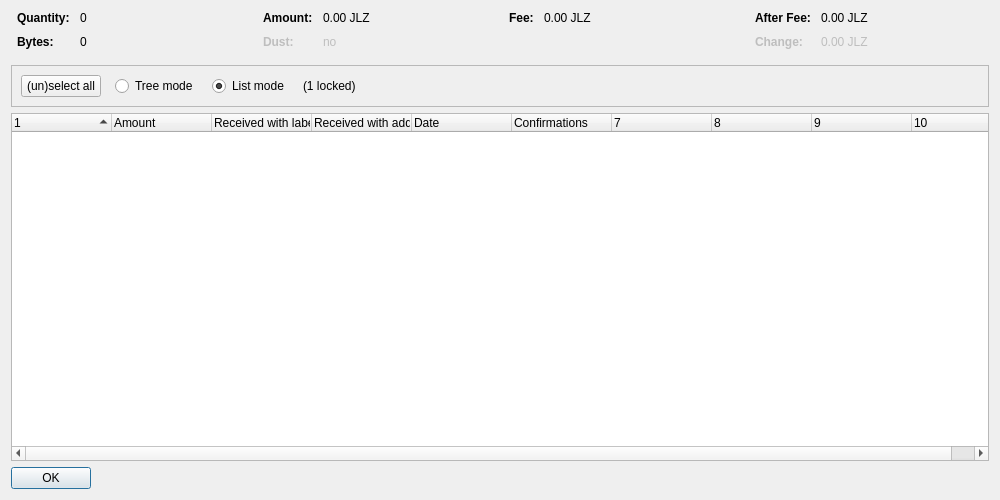
<?xml version="1.0" encoding="UTF-8"?>
<ui version="4.0">
 <class>CoinControlDialog</class>
 <widget class="QDialog" name="CoinControlDialog">
  <property name="geometry">
   <rect>
    <x>0</x>
    <y>0</y>
    <width>1000</width>
    <height>500</height>
   </rect>
  </property>
  <property name="windowTitle">
   <string>Coin Selection</string>
  </property>
  <layout class="QVBoxLayout" name="verticalLayout">
   <item>
    <layout class="QHBoxLayout" name="horizontalLayoutTop" stretch="0,0,0,0">
     <property name="topMargin">
      <number>0</number>
     </property>
     <property name="bottomMargin">
      <number>10</number>
     </property>
     <item>
      <layout class="QFormLayout" name="formLayoutCoinControl1">
       <property name="horizontalSpacing">
        <number>10</number>
       </property>
       <property name="verticalSpacing">
        <number>10</number>
       </property>
       <property name="leftMargin">
        <number>6</number>
       </property>
       <property name="rightMargin">
        <number>6</number>
       </property>
       <item row="0" column="0">
        <widget class="QLabel" name="labelCoinControlQuantityText">
         <property name="font">
          <font>
           <weight>75</weight>
           <bold>true</bold>
          </font>
         </property>
         <property name="text">
          <string>Quantity:</string>
         </property>
        </widget>
       </item>
       <item row="0" column="1">
        <widget class="QLabel" name="labelCoinControlQuantity">
         <property name="cursor">
          <cursorShape>IBeamCursor</cursorShape>
         </property>
         <property name="contextMenuPolicy">
          <enum>Qt::ActionsContextMenu</enum>
         </property>
         <property name="text">
          <string notr="true">0</string>
         </property>
         <property name="textInteractionFlags">
          <set>Qt::LinksAccessibleByMouse|Qt::TextSelectableByKeyboard|Qt::TextSelectableByMouse</set>
         </property>
        </widget>
       </item>
       <item row="1" column="0">
        <widget class="QLabel" name="labelCoinControlBytesText">
         <property name="font">
          <font>
           <weight>75</weight>
           <bold>true</bold>
          </font>
         </property>
         <property name="text">
          <string>Bytes:</string>
         </property>
        </widget>
       </item>
       <item row="1" column="1">
        <widget class="QLabel" name="labelCoinControlBytes">
         <property name="cursor">
          <cursorShape>IBeamCursor</cursorShape>
         </property>
         <property name="contextMenuPolicy">
          <enum>Qt::ActionsContextMenu</enum>
         </property>
         <property name="text">
          <string notr="true">0</string>
         </property>
         <property name="textInteractionFlags">
          <set>Qt::LinksAccessibleByMouse|Qt::TextSelectableByKeyboard|Qt::TextSelectableByMouse</set>
         </property>
        </widget>
       </item>
      </layout>
     </item>
     <item>
      <layout class="QFormLayout" name="formLayoutCoinControl2">
       <property name="horizontalSpacing">
        <number>10</number>
       </property>
       <property name="verticalSpacing">
        <number>10</number>
       </property>
       <property name="leftMargin">
        <number>6</number>
       </property>
       <property name="rightMargin">
        <number>6</number>
       </property>
       <item row="0" column="0">
        <widget class="QLabel" name="labelCoinControlAmountText">
         <property name="font">
          <font>
           <weight>75</weight>
           <bold>true</bold>
          </font>
         </property>
         <property name="text">
          <string>Amount:</string>
         </property>
        </widget>
       </item>
       <item row="0" column="1">
        <widget class="QLabel" name="labelCoinControlAmount">
         <property name="cursor">
          <cursorShape>IBeamCursor</cursorShape>
         </property>
         <property name="contextMenuPolicy">
          <enum>Qt::ActionsContextMenu</enum>
         </property>
         <property name="text">
          <string notr="true">0.00 JLZ</string>
         </property>
         <property name="textInteractionFlags">
          <set>Qt::LinksAccessibleByMouse|Qt::TextSelectableByKeyboard|Qt::TextSelectableByMouse</set>
         </property>
        </widget>
       </item>
       <item row="1" column="0">
        <widget class="QLabel" name="labelCoinControlLowOutputText">
         <property name="enabled">
          <bool>false</bool>
         </property>
         <property name="font">
          <font>
           <weight>75</weight>
           <bold>true</bold>
          </font>
         </property>
         <property name="text">
          <string>Dust:</string>
         </property>
        </widget>
       </item>
       <item row="1" column="1">
        <widget class="QLabel" name="labelCoinControlLowOutput">
         <property name="enabled">
          <bool>false</bool>
         </property>
         <property name="cursor">
          <cursorShape>IBeamCursor</cursorShape>
         </property>
         <property name="contextMenuPolicy">
          <enum>Qt::ActionsContextMenu</enum>
         </property>
         <property name="text">
          <string notr="true">no</string>
         </property>
         <property name="textInteractionFlags">
          <set>Qt::LinksAccessibleByMouse|Qt::TextSelectableByKeyboard|Qt::TextSelectableByMouse</set>
         </property>
        </widget>
       </item>
      </layout>
     </item>
     <item>
      <layout class="QFormLayout" name="formLayoutCoinControl3">
       <property name="horizontalSpacing">
        <number>10</number>
       </property>
       <property name="verticalSpacing">
        <number>10</number>
       </property>
       <property name="leftMargin">
        <number>6</number>
       </property>
       <property name="rightMargin">
        <number>6</number>
       </property>
       <item row="0" column="0">
        <widget class="QLabel" name="labelCoinControlFeeText">
         <property name="font">
          <font>
           <weight>75</weight>
           <bold>true</bold>
          </font>
         </property>
         <property name="text">
          <string>Fee:</string>
         </property>
        </widget>
       </item>
       <item row="0" column="1">
        <widget class="QLabel" name="labelCoinControlFee">
         <property name="cursor">
          <cursorShape>IBeamCursor</cursorShape>
         </property>
         <property name="contextMenuPolicy">
          <enum>Qt::ActionsContextMenu</enum>
         </property>
         <property name="text">
          <string notr="true">0.00 JLZ</string>
         </property>
         <property name="textInteractionFlags">
          <set>Qt::LinksAccessibleByMouse|Qt::TextSelectableByKeyboard|Qt::TextSelectableByMouse</set>
         </property>
        </widget>
       </item>
      </layout>
     </item>
     <item>
      <layout class="QFormLayout" name="formLayoutCoinControl4">
       <property name="horizontalSpacing">
        <number>10</number>
       </property>
       <property name="verticalSpacing">
        <number>10</number>
       </property>
       <property name="leftMargin">
        <number>6</number>
       </property>
       <property name="rightMargin">
        <number>6</number>
       </property>
       <item row="0" column="0">
        <widget class="QLabel" name="labelCoinControlAfterFeeText">
         <property name="font">
          <font>
           <weight>75</weight>
           <bold>true</bold>
          </font>
         </property>
         <property name="text">
          <string>After Fee:</string>
         </property>
        </widget>
       </item>
       <item row="0" column="1">
        <widget class="QLabel" name="labelCoinControlAfterFee">
         <property name="cursor">
          <cursorShape>IBeamCursor</cursorShape>
         </property>
         <property name="contextMenuPolicy">
          <enum>Qt::ActionsContextMenu</enum>
         </property>
         <property name="text">
          <string notr="true">0.00 JLZ</string>
         </property>
         <property name="textInteractionFlags">
          <set>Qt::LinksAccessibleByMouse|Qt::TextSelectableByKeyboard|Qt::TextSelectableByMouse</set>
         </property>
        </widget>
       </item>
       <item row="1" column="0">
        <widget class="QLabel" name="labelCoinControlChangeText">
         <property name="enabled">
          <bool>false</bool>
         </property>
         <property name="font">
          <font>
           <weight>75</weight>
           <bold>true</bold>
          </font>
         </property>
         <property name="text">
          <string>Change:</string>
         </property>
        </widget>
       </item>
       <item row="1" column="1">
        <widget class="QLabel" name="labelCoinControlChange">
         <property name="enabled">
          <bool>false</bool>
         </property>
         <property name="cursor">
          <cursorShape>IBeamCursor</cursorShape>
         </property>
         <property name="contextMenuPolicy">
          <enum>Qt::ActionsContextMenu</enum>
         </property>
         <property name="text">
          <string notr="true">0.00 JLZ</string>
         </property>
         <property name="textInteractionFlags">
          <set>Qt::LinksAccessibleByMouse|Qt::TextSelectableByKeyboard|Qt::TextSelectableByMouse</set>
         </property>
        </widget>
       </item>
      </layout>
     </item>
    </layout>
   </item>
   <item>
    <widget class="QFrame" name="frame">
     <property name="minimumSize">
      <size>
       <width>0</width>
       <height>40</height>
      </size>
     </property>
     <property name="frameShape">
      <enum>QFrame::StyledPanel</enum>
     </property>
     <property name="frameShadow">
      <enum>QFrame::Sunken</enum>
     </property>
     <layout class="QHBoxLayout" name="horizontalLayout">
      <item>
       <layout class="QHBoxLayout" name="horizontalLayoutPanel" stretch="0,0,0,0,0">
        <property name="spacing">
         <number>14</number>
        </property>
        <item>
         <widget class="QPushButton" name="pushButtonSelectAll">
          <property name="sizePolicy">
           <sizepolicy hsizetype="Maximum" vsizetype="Fixed">
            <horstretch>0</horstretch>
            <verstretch>0</verstretch>
           </sizepolicy>
          </property>
          <property name="text">
           <string>(un)select all</string>
          </property>
          <property name="autoDefault">
           <bool>false</bool>
          </property>
         </widget>
        </item>
        <item>
         <widget class="QRadioButton" name="radioTreeMode">
          <property name="sizePolicy">
           <sizepolicy hsizetype="Maximum" vsizetype="Fixed">
            <horstretch>0</horstretch>
            <verstretch>0</verstretch>
           </sizepolicy>
          </property>
          <property name="text">
           <string>Tree mode</string>
          </property>
         </widget>
        </item>
        <item>
         <widget class="QRadioButton" name="radioListMode">
          <property name="sizePolicy">
           <sizepolicy hsizetype="Maximum" vsizetype="Fixed">
            <horstretch>0</horstretch>
            <verstretch>0</verstretch>
           </sizepolicy>
          </property>
          <property name="text">
           <string>List mode</string>
          </property>
          <property name="checked">
           <bool>true</bool>
          </property>
         </widget>
        </item>
        <item>
         <widget class="QLabel" name="labelLocked">
          <property name="text">
           <string notr="true">(1 locked)</string>
          </property>
         </widget>
        </item>
        <item>
         <spacer name="horizontalSpacer">
          <property name="orientation">
           <enum>Qt::Horizontal</enum>
          </property>
          <property name="sizeHint" stdset="0">
           <size>
            <width>40</width>
            <height>20</height>
           </size>
          </property>
         </spacer>
        </item>
       </layout>
      </item>
     </layout>
    </widget>
   </item>
   <item>
    <widget class="CoinControlTreeWidget" name="treeWidget">
     <property name="contextMenuPolicy">
      <enum>Qt::CustomContextMenu</enum>
     </property>
     <property name="sortingEnabled">
      <bool>false</bool>
     </property>
     <property name="columnCount">
      <number>10</number>
     </property>
     <attribute name="headerShowSortIndicator" stdset="0">
      <bool>true</bool>
     </attribute>
     <attribute name="headerStretchLastSection">
      <bool>false</bool>
     </attribute>
     <column>
      <property name="text">
       <string/>
      </property>
     </column>
     <column>
      <property name="text">
       <string>Amount</string>
      </property>
     </column>
     <column>
      <property name="text">
       <string>Received with label</string>
      </property>
     </column>
     <column>
      <property name="text">
       <string>Received with address</string>
      </property>
     </column>
     <column>
      <property name="text">
       <string>Date</string>
      </property>
     </column>
     <column>
      <property name="text">
       <string>Confirmations</string>
      </property>
      <property name="toolTip">
       <string>Confirmed</string>
      </property>
     </column>
     <column>
      <property name="text">
       <string/>
      </property>
     </column>
     <column>
      <property name="text">
       <string/>
      </property>
     </column>
     <column>
      <property name="text">
       <string/>
      </property>
     </column>
     <column>
      <property name="text">
       <string/>
      </property>
     </column>
    </widget>
   </item>
   <item>
    <widget class="QDialogButtonBox" name="buttonBox">
     <property name="sizePolicy">
      <sizepolicy hsizetype="Maximum" vsizetype="Fixed">
       <horstretch>0</horstretch>
       <verstretch>0</verstretch>
      </sizepolicy>
     </property>
     <property name="orientation">
      <enum>Qt::Horizontal</enum>
     </property>
     <property name="standardButtons">
      <set>QDialogButtonBox::Ok</set>
     </property>
    </widget>
   </item>
  </layout>
 </widget>
 <customwidgets>
  <customwidget>
   <class>CoinControlTreeWidget</class>
   <extends>QTreeWidget</extends>
   <header>coincontroltreewidget.h</header>
  </customwidget>
 </customwidgets>
 <resources/>
 <connections/>
</ui>
